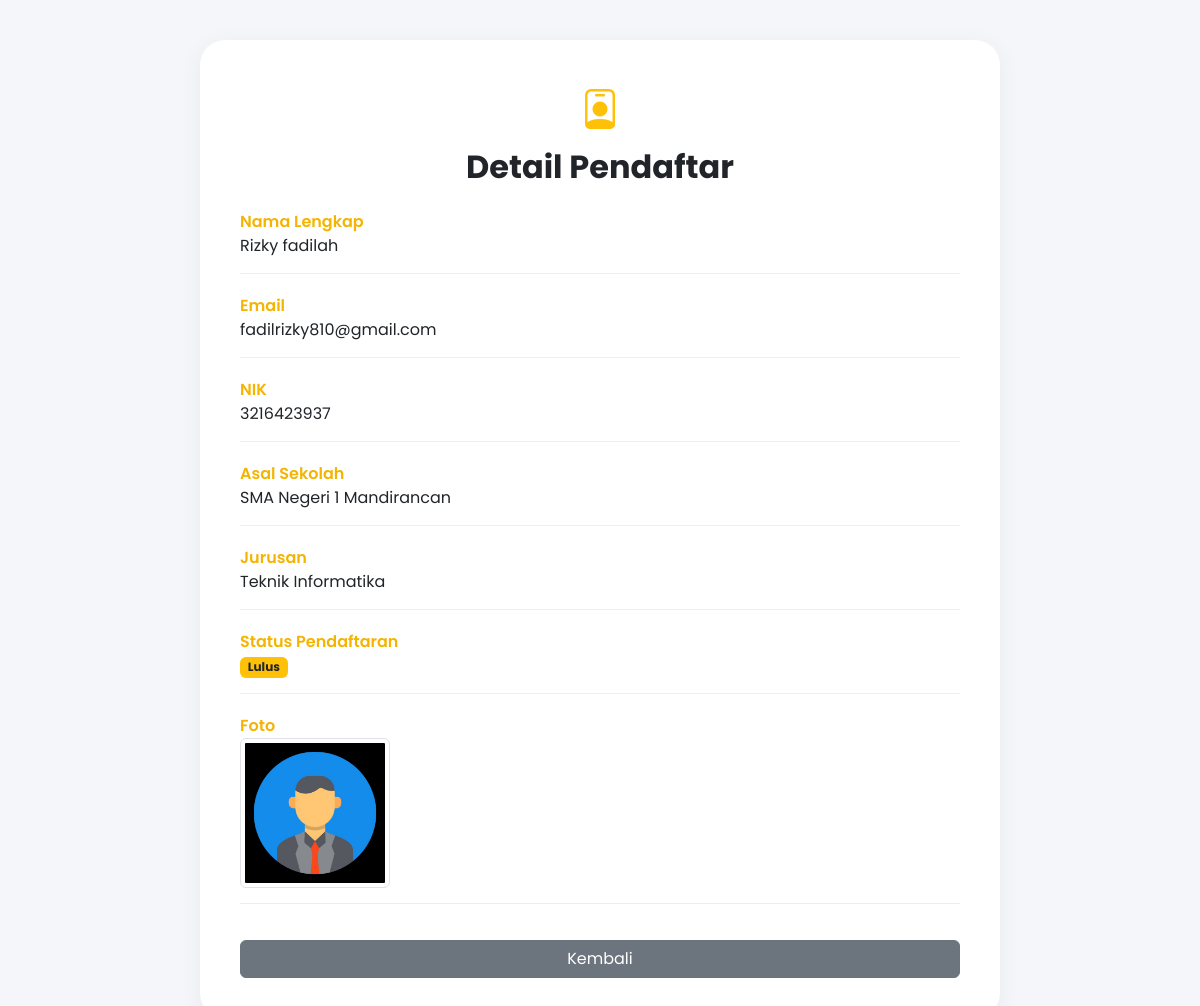
/admin/detail_pendaftaran.php?id=3 (signed in), run on the app's committed database.
### tables this page shows
CREATE TABLE `users` (
  `id` int(11) NOT NULL,
  `nama` varchar(100) NOT NULL,
  `email` varchar(100) NOT NULL,
  `password` varchar(255) NOT NULL,
  `role` enum('admin','user') DEFAULT 'user',
  `created_at` timestamp NOT NULL DEFAULT current_timestamp()
);

CREATE TABLE `pendaftaran` (
  `id` int(11) NOT NULL,
  `user_id` int(11) NOT NULL,
  `nik` varchar(20) DEFAULT NULL,
  `nisn` varchar(20) DEFAULT NULL,
  `tempat_lahir` varchar(100) DEFAULT NULL,
  `tanggal_lahir` date DEFAULT NULL,
  `jenis_kelamin` enum('Laki-laki','Perempuan') DEFAULT NULL,
  `no_hp` varchar(20) DEFAULT NULL,
  `alamat` text DEFAULT NULL,
  `asal_sekolah` varchar(150) DEFAULT NULL,
  `jurusan` varchar(100) DEFAULT NULL,
  `status` enum('Belum Lengkap','Menunggu Verifikasi','Lolos Berkas','Ditolak','Lulus','Tidak Lulus') DEFAULT 'Belum Lengkap',
  `created_at` timestamp NOT NULL DEFAULT current_timestamp()
);

CREATE TABLE `berkas` (
  `id` int(11) NOT NULL,
  `user_id` int(11) NOT NULL,
  `foto` varchar(255) DEFAULT NULL,
  `ktp` varchar(255) DEFAULT NULL,
  `ijazah` varchar(255) DEFAULT NULL,
  `status_berkas` enum('Pending','Diterima','Ditolak') DEFAULT 'Pending',
  `created_at` timestamp NOT NULL DEFAULT current_timestamp()
);

### admin/detail_pendaftaran.php (the view, shortened to what this page needs)
<?php
require_once __DIR__ . '/../config/koneksi.php';
$id = isset($_GET['id']) ? intval($_GET['id']) : 0;
$sql = "SELECT users.*, pendaftaran.*, berkas.* FROM users LEFT JOIN pendaftaran ON users.id = pendaftaran.user_id LEFT JOIN berkas ON users.id = berkas.user_id WHERE users.id='$id'";
$query = mysqli_query($conn, $sql);
$data = mysqli_fetch_assoc($query);
?>
<!DOCTYPE html>
<html lang="id">
<head>
    <link href="https://cdn.jsdelivr.net/npm/bootstrap@5.3.3/dist/css/bootstrap.min.css" rel="stylesheet">
    <link rel="stylesheet" href="https://cdn.jsdelivr.net/npm/bootstrap-icons@1.11.3/font/bootstrap-icons.min.css">
</head>
<body>
    <div class="container">
        <div class="detail-card">
            <div class="text-center mb-4">
                <i class="bi bi-person-badge fs-1 text-warning"></i>
                <h2 class="fw-bold mt-2">Detail Pendaftar</h2>
            </div>
            <div class="info-group">
                <div class="info-label">Nama Lengkap</div>
                <div><?= $data['nama'] ?? '-'; ?></div>
            </div>
            <div class="info-group">
                <div class="info-label">Email</div>
                <div><?= $data['email'] ?? '-'; ?></div>
            </div>
            <div class="info-group">
                <div class="info-label">NIK</div>
                <div><?= $data['nik'] ?? '-'; ?></div>
            </div>
            <div class="info-group">
                <div class="info-label">Asal Sekolah</div>
                <div><?= $data['asal_sekolah'] ?? '-'; ?></div>
            </div>
            <div class="info-group">
                <div class="info-label">Jurusan</div>
                <div><?= $data['jurusan'] ?? '-'; ?></div>
            </div>
            <div class="info-group">
                <div class="info-label">Status Pendaftaran</div>
                <div><span class="badge bg-warning text-dark"><?= $data['status'] ?? 'Belum Lengkap'; ?></span></div>
            </div>
            <?php if ($data['foto']): ?>
                <div class="info-group">
                    <div class="info-label">Foto</div>
                    <img src="../assets/upload/<?= $data['foto']; ?>" width="150" class="img-thumbnail">
                </div>
            <?php endif; ?>
            <a href="pendaftar.php" class="btn btn-secondary w-100 mt-3">Kembali</a>
        </div>
    </div>
</body>
</html>

### admin/detail_pendaftaran.php (style rules this page uses)
body { font-family: 'Poppins', sans-serif; background: #f5f6fa; }
.detail-card { max-width: 800px; margin: 40px auto; background: white; border-radius: 25px; padding: 40px; box-shadow: 0 5px 25px rgba(0, 0, 0, 0.05); }
.info-group { margin-bottom: 20px; padding-bottom: 15px; border-bottom: 1px solid #eee; }
.info-label { font-weight: 600; color: #f4b400; }

### data on the page
users: nama "Rizky fadilah", email "fadilrizky810@gmail.com", pendaftaran.nik "3216423937", pendaftaran.asal_sekolah "SMA Negeri 1 Mandirancan", pendaftaran.jurusan "Teknik Informatika", pendaftaran.status "Lulus", berkas.foto (picture)
